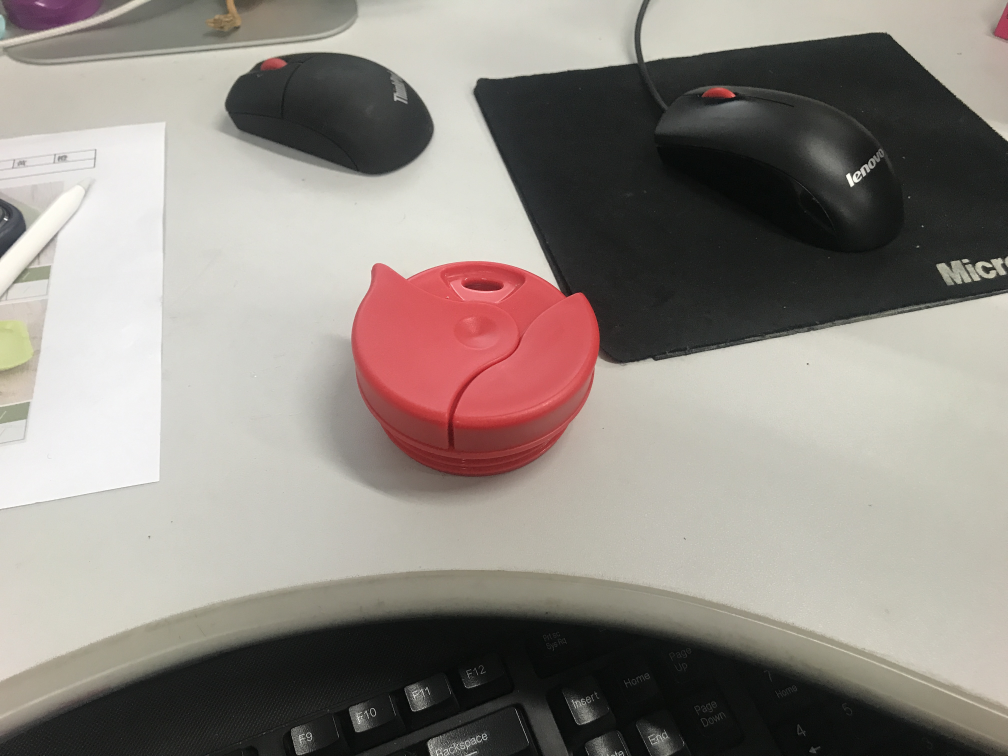
//> input picture 23.jpg, 4032 x 3024 px (shown at 1/4 size)
$ ./test_3_RGB   (built with g++ and OpenCV 4)
//> lines starting //> are read from the running program, lines starting //| are printed output that depends on the picture; after the words box and inside, x2 and y2 are one past the last pixel; in counts of white or black regions, pixels touching at a corner belong together
#include<opencv2/opencv.hpp>
#include<iostream>
using namespace cv;
using namespace std;

int main()
{
	Mat rsrc, rsrc_gray, img;
	cv::Mat src = imread("C://Users//1234//Desktop//23.jpg");
//> src is the input picture: 3024 rows x 4032 cols, CV_8UC3; mean B, G, R 130.4, 136.7, 143.8
	cv::Mat src_gray = imread("C://Users//1234//Desktop//23.jpg", 0);
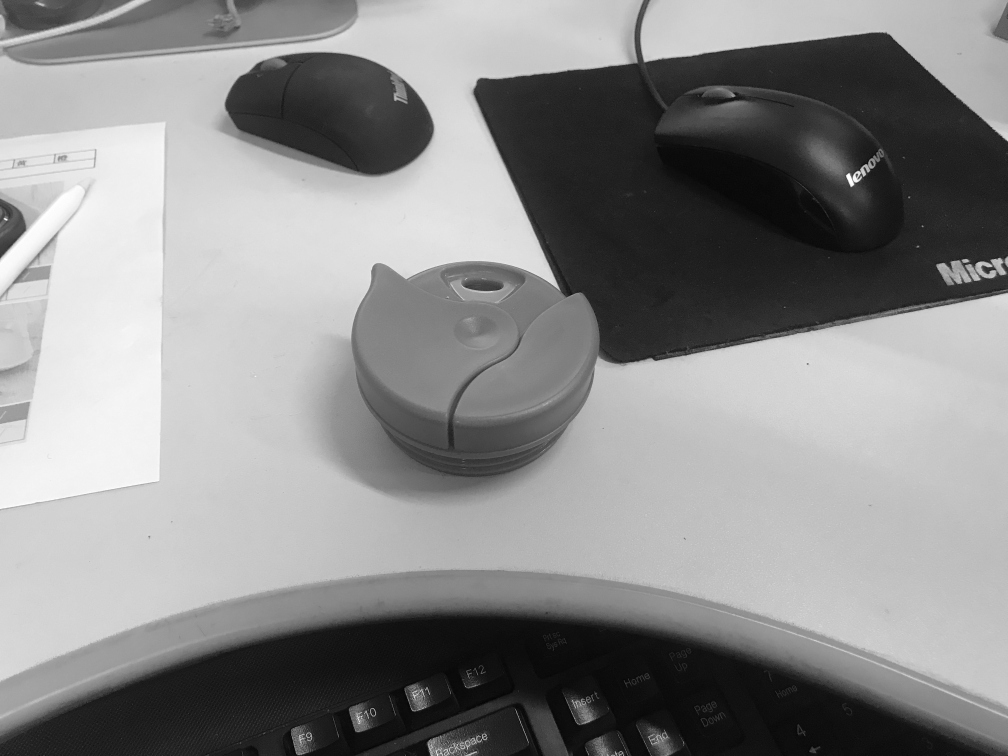
//> src_gray: 3024 rows x 4032 cols, CV_8UC1 (shown at 1/4 size); min 0, max 255, mean 138.1

	//缩小，原图尺寸太大
	resize(src, rsrc, Size(src.cols*0.1, src.rows*0.1), INTER_LINEAR);
	resize(src_gray, rsrc_gray, Size(src_gray.cols*0.1, src_gray.rows*0.1), INTER_LINEAR);
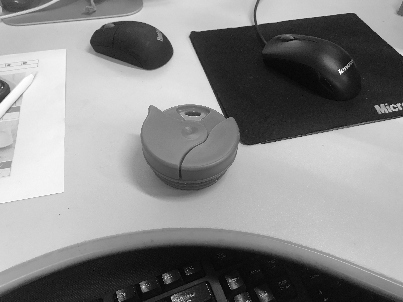
//> rsrc_gray: 302 rows x 403 cols, CV_8UC1; min 0, max 255, mean 138

	int h = rsrc.rows;
//> h = 302
	int w = rsrc.cols;
//> w = 403

	//尝试分离出图片的R通道，但分离后杯盖与桌面颜色相近无法区分
	for (int j = 0; j < h; j++)
	{
		for (int i = 0; i < w; i++)
		{
			uchar average = (rsrc.at<Vec3b>(j, i)[0] + rsrc.at<Vec3b>(j, i)[1] + rsrc.at<Vec3b>(j, i)[2]) / 3;
			if (average > 150)                     //遍历像素，将像素值较亮的桌面部分转化成较暗像素，与杯盖区分开
			{
				rsrc.at<Vec3b>(j, i)[0] = 30;
				rsrc.at<Vec3b>(j, i)[1] = 30;
				rsrc.at<Vec3b>(j, i)[2] = 30;
			}
		}
	}
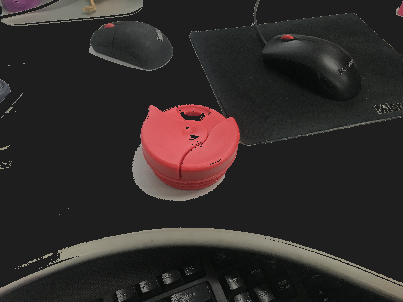
//> rsrc: 302 rows x 403 cols, CV_8UC3; mean B, G, R 41.7, 43.1, 49
	imshow("rsrc", rsrc);

	//分离R通道
	std::vector<cv::Mat> channels;
	cv::split(rsrc, channels);
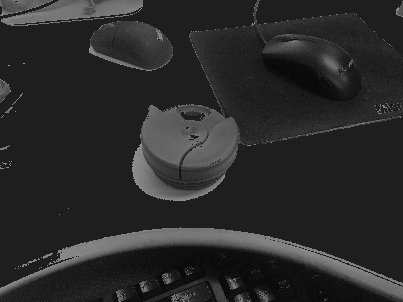
//> channels[0]: 302 rows x 403 cols, CV_8UC1; min 0, max 151, mean 41.7
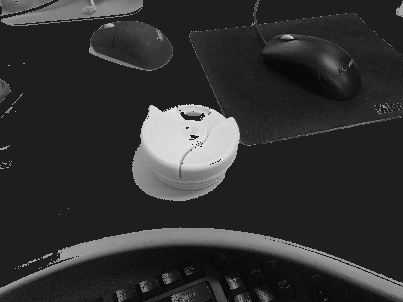
//> channels[2]: 302 rows x 403 cols, CV_8UC1; min 0, max 236, mean 49
	cv::Mat R = channels.at(2);
	imshow("red", R);
	threshold(R, img, 120, 255, THRESH_BINARY);
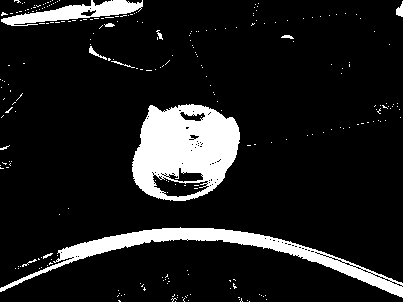
//> img: 302 rows x 403 cols, CV_8UC1; 11.7% white; 250 white regions (239 under 20 px)
	imshow("二值化", img);

	//连通域
	vector<vector<Point>> contours;
	vector<Vec4i>hierarchy;
	findContours(img, contours, CV_RETR_EXTERNAL, CV_CHAIN_APPROX_NONE);
//> contours = 241 contours, 236 with area under 20; largest, box (x1, y1, x2, y2) and area: (132, 104, 240, 201) 8007, (0, 227, 403, 298) 4412, (1, 0, 143, 26) 1438, (396, 1, 403, 17) 50, (89, 46, 107, 60) 42

	//获取最小外接四边形
	for (int i = 0; i < contours.size(); i++)
	{
		RotatedRect rbox = minAreaRect(contours[i]);
		float width = (float)rbox.size.width;
		float height = (float)rbox.size.height;
		float ratio = height / width;
		if (ratio < 2 && width < 130 && width>40)   //筛选
		{
			cv::Point2f vtx[4];
			rbox.points(vtx);
			for (int i = 0; i < 4; ++i)
			{
				cv::line(rsrc, vtx[i], vtx[i < 3 ? i + 1 : 0], cv::Scalar(0, 0, 255), 2, CV_AA);  //画外接四边形
			}
		}
	}
//> this loop made 241 passes
//> (rbox, width, height, ratio) on passes 1 to 10: (centre (249, 301), size (0, 0), angle -90, 0, 0, nan), (centre (175, 301), size (0, 0), angle -90, 0, 0, nan), (centre (247, 300), size (0, 0), angle -90, 0, 0, nan), (centre (188, 300), size (0, 0), angle -90, 0, 0, nan), (centre (119, 300.5), size (0.7, 2.1), angle -45, 0.707, 2.12, 3), (centre (266, 299), size (0, 0), angle -90, 0, 0, nan), (centre (239, 299), size (0, 0), angle -90, 0, 0, nan), (centre (240.6, 299.8), size (1.9, 3.2), angle -18.4, 1.9, 3.16, 1.67), (centre (183.5, 299.5), size (3, 1), angle -90, 3, 1, 0.333), (centre (173.4, 298.8), size (4.5, 2.7), angle -26.6, 4.47, 2.68, 0.6)
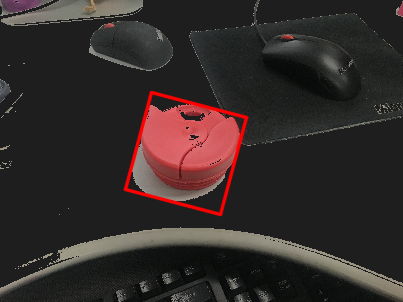
//> rsrc: 302 rows x 403 cols, CV_8UC3; 1.6% of pixels changed, all inside (x1, y1, x2, y2) = (123, 90, 249, 217)
	imshow("结果", rsrc);
	waitKey(0);
	return 0;
}

$ run again, with img1.jpg copied over 23.jpg
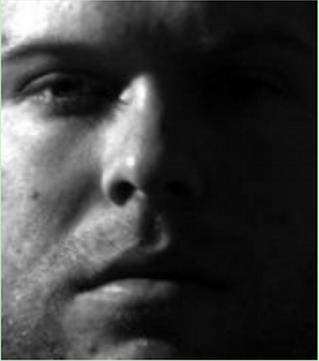
//> input picture img1.jpg, 319 x 361 px
//> src is the input picture: 361 rows x 319 cols, CV_8UC3; mean B, G, R 60.7, 61, 60.7
//> after the loop `for (int j = 0; j < h; j++)`:
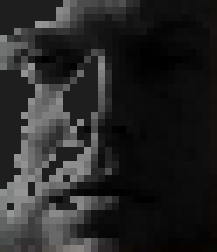
//> rsrc: 36 rows x 31 cols, CV_8UC3 (shown 7 times larger); mean B, G, R 38, 38.1, 38.3
//> `threshold(R, img, 120, 255, THRESH_BINARY);`:
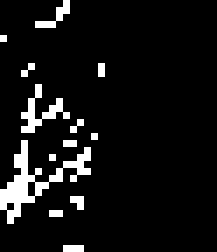
//> img: 36 rows x 31 cols, CV_8UC1 (shown 7 times larger); 7.6% white in thin lines or dots, all inside (x1, y1, x2, y2) = (0, 0, 15, 36)
//> contours = 13 contours, 12 with area under 20; largest, box (x1, y1, x2, y2) and area: (0, 20, 13, 32) 23
//> the loop `for (int i = 0; i < contours.size(); i++)` made 13 passes
//> (rbox, width, height, ratio) on passes 1 to 6: (centre (10, 35), size (0, 2), angle -90, 0, 2, inf), (centre (7.5, 30), size (0, 1), angle -90, 0, 1, inf), (centre (10.8, 28.3), size (0.7, 1.4), angle -45, 0.707, 1.41, 2), (centre (7, 22), size (0, 0), angle -90, 0, 0, nan), (centre (9.5, 20), size (0, 1), angle -90, 0, 1, inf), (centre (5, 23.6), size (14.6, 8.2), angle -32.5, 14.65, 8.21, 0.56)
